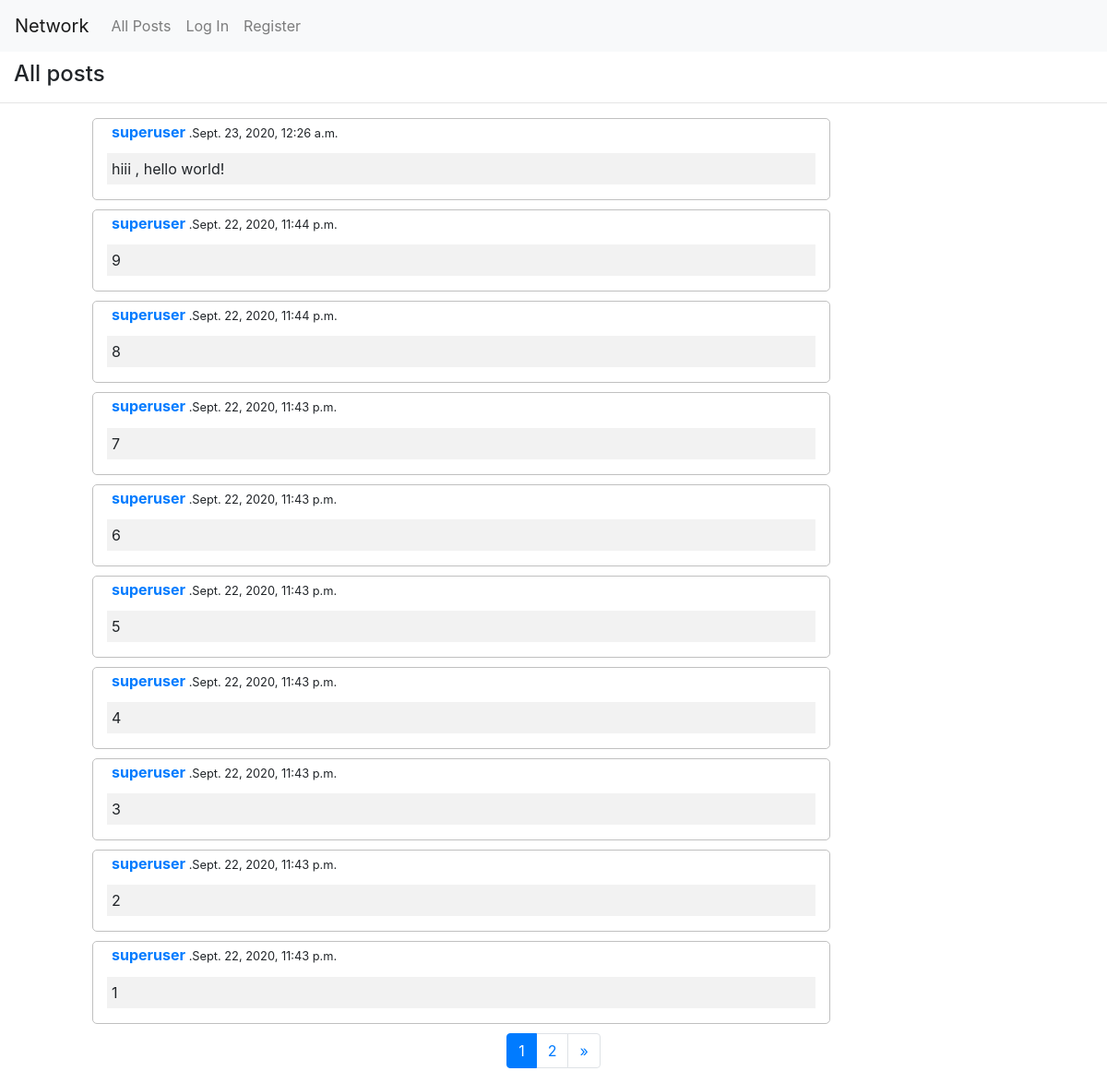
The page / on the database its author committed.
### network/models.py (models this page shows, shortened)
class Post(models.Model):
    poster = models.ForeignKey("User", on_delete=models.CASCADE, related_name="posts")
    timestamp = models.DateTimeField(auto_now_add=True)
    body = models.CharField(max_length=1024 , blank=False, null=False)
    like = models.ManyToManyField("User", related_name='likes', symmetrical=False)

class User(AbstractUser):
    following = models.ManyToManyField('self', related_name='followers', symmetrical=False)

### network/views.py (the view)
# urls.py: path("", views.index, name="index"),
def index(request):
    if request.method == "POST":
        if request.POST["postBody"] == "":
            return HttpResponseRedirect(reverse("index"))
        newPost = Post(poster=request.user, body=request.POST["postBody"])
        newPost.save()
        return HttpResponseRedirect(reverse("index"))
    else:
        posts = Post.objects.order_by("-timestamp")
        return render(request, "network/index.html",{'page_obj': paginate(request,posts)})

### network/views.py (called while the page is built)
def paginate(request,posts):
    paginator = Paginator(posts, 10)
    page_number = request.GET.get('page')
    page_obj = paginator.get_page(page_number)
    return page_obj

### network/templates/network/index.html (shortened to what this page needs)
{% extends "network/layout.html" %}
{% load static %}
{% block body %}
{%block heading%}<h4 class="heading">All posts</h4><hr>{% endblock%}
  {% for post in page_obj %}
  <div class="conatiner-flex ">
    <div class="row m-0">
      <div class="offset-1 col-8 post">
          <div class="name">
            {%block postHeading%}
            <h6><a href="{% url 'user' post.poster %}"><strong>{{post.poster}}</strong></a><small>  .{{post.timestamp}}</small></h6>
            {%endblock%}
          </div>
            <p id="p_{{post.id}}">{{post.body}}</p>
      </div>
      <div class="col-3 row justify-content-center align-items-center options">
      </div>
    </div>
  </div>
  {% empty%}
  <h4 style="margin-left:15px;">no posts</h4>
  {% endfor%}
<nav aria-label="Page navigation example">
  <ul class="pagination justify-content-center">
    {% if page_obj.has_next or page_obj.has_previous %}
    <li class="page-item active"><a class="page-link" href="#">{{ page_obj.number }}</a></li>
    {% endif%}
    {% if page_obj.has_next %}
    <li class="page-item">
      <a class="page-link" href="?page={{ page_obj.next_page_number }}">{{ page_obj.next_page_number }}</a>
    </li>
    <li class="page-item">
      <a class="page-link" href="?page={{ page_obj.paginator.num_pages }}">&raquo;</a>
    </li>
    {%endif%}
  </ul>
</nav>
{% endblock %}

### network/templates/network/layout.html (shortened to what this page needs)
{% load static %}
<!DOCTYPE html>
<html lang="en">
    <head>
        <link rel="stylesheet" href="https://stackpath.bootstrapcdn.com/bootstrap/4.4.1/css/bootstrap.min.css">
        <link href="{% static 'network/styles.css' %}" rel="stylesheet">
        <link rel="stylesheet" href="https://cdnjs.cloudflare.com/ajax/libs/font-awesome/4.7.0/css/font-awesome.min.css">
    </head>
    <body>
        <nav class="navbar navbar-expand-sm navbar-light bg-light">
            <a class="navbar-brand" href="#">Network</a>
            <div class="collapse navbar-collapse" id="navbarNav">
              <ul class="navbar-nav">
                <li class="nav-item">
                  <a class="nav-link" href="{% url 'index' %}">All Posts</a>
                </li>
                {% if user.is_authenticated %}
                    <li class="nav-item">
                        <a class="nav-link" href="{% url 'following'%}">Following</a>
                    </li>
                    <li class="nav-item">
                        <a class="nav-link" href="{% url 'logout' %}">Log Out</a>
                    </li>
                {% else %}
                    <li class="nav-item">
                        <a class="nav-link" href="{% url 'login' %}">Log In</a>
                    </li>
                    <li class="nav-item">
                        <a class="nav-link" href="{% url 'register' %}">Register</a>
                    </li>
                {% endif %}
              </ul>
            </div>
          </nav>
        <div class="body">
            {% block body %}
            {% endblock %}
        </div>
    </body>
</html>

### network/static/network/styles.css (style rules this page uses)
.post { border: 1px solid silver; margin-bottom: 10px; border-radius: 5px; }
.heading { margin-left: 15px; margin-top: 10px; }
.name { padding: 5px; }
p { background-color: #f2f2f2; padding: 5px; }
.options { text-align: center; }

### rows shown on the page
Post: poster "superuser", timestamp "Sept. 23, 2020, 12:26 a.m.", body "hiii , hello world!"
Post: poster "superuser", timestamp "Sept. 22, 2020, 11:44 p.m.", body "9"
Post: poster "superuser", timestamp "Sept. 22, 2020, 11:44 p.m.", body "8"
Post: poster "superuser", timestamp "Sept. 22, 2020, 11:43 p.m.", body "7"
Post: poster "superuser", timestamp "Sept. 22, 2020, 11:43 p.m.", body "6"
Post: poster "superuser", timestamp "Sept. 22, 2020, 11:43 p.m.", body "5"
Post: poster "superuser", timestamp "Sept. 22, 2020, 11:43 p.m.", body "4"
Post: poster "superuser", timestamp "Sept. 22, 2020, 11:43 p.m.", body "3"
Post: poster "superuser", timestamp "Sept. 22, 2020, 11:43 p.m.", body "2"
Post: poster "superuser", timestamp "Sept. 22, 2020, 11:43 p.m.", body "1"

### other values the page prints
{{ page_obj.number }} "1"
{{ page_obj.next_page_number }} "2"
